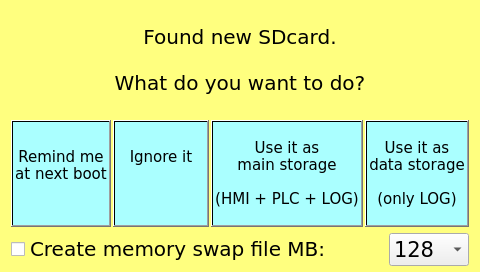
<?xml version="1.0" encoding="UTF-8"?>
<ui version="4.0">
 <class>sdcard</class>
 <widget class="QWidget" name="sdcard">
  <property name="geometry">
   <rect>
    <x>0</x>
    <y>0</y>
    <width>480</width>
    <height>272</height>
   </rect>
  </property>
  <property name="windowTitle">
   <string>sdcard</string>
  </property>
  <property name="styleSheet">
   <string notr="true">QWidget#sdcard
{
	background-color: rgb(255, 255, 127);
}

QPushButton
{
	font: 11pt &quot;DejaVu Sans&quot;;
	background-color: qlineargradient(spread:pad, x1:0.483, y1:0.0113636, x2:0.494, y2:1, stop:0 rgba(170,255,255, 255), stop:1 rgba(170,255,255, 255));
}

QLabel, QCheckBox
{
	font: 15pt &quot;DejaVu Sans&quot;;
}</string>
  </property>
  <layout class="QVBoxLayout" name="verticalLayout">
   <property name="topMargin">
    <number>6</number>
   </property>
   <property name="bottomMargin">
    <number>6</number>
   </property>
   <item>
    <widget class="QLabel" name="label">
     <property name="font">
      <font>
       <family>DejaVu Sans</family>
       <pointsize>15</pointsize>
       <weight>50</weight>
       <italic>false</italic>
       <bold>false</bold>
      </font>
     </property>
     <property name="text">
      <string>Found new SDcard.

What do you want to do?</string>
     </property>
     <property name="alignment">
      <set>Qt::AlignCenter</set>
     </property>
    </widget>
   </item>
   <item>
    <layout class="QHBoxLayout" name="horizontalLayout">
     <property name="spacing">
      <number>2</number>
     </property>
     <item>
      <widget class="QPushButton" name="pushButtonRemind">
       <property name="sizePolicy">
        <sizepolicy hsizetype="Minimum" vsizetype="Minimum">
         <horstretch>0</horstretch>
         <verstretch>0</verstretch>
        </sizepolicy>
       </property>
       <property name="font">
        <font>
         <family>DejaVu Sans</family>
         <pointsize>11</pointsize>
         <weight>50</weight>
         <italic>false</italic>
         <bold>false</bold>
        </font>
       </property>
       <property name="focusPolicy">
        <enum>Qt::NoFocus</enum>
       </property>
       <property name="styleSheet">
        <string notr="true"/>
       </property>
       <property name="text">
        <string>Remind me
at next boot
</string>
       </property>
      </widget>
     </item>
     <item>
      <widget class="QPushButton" name="pushButtonIgnore">
       <property name="sizePolicy">
        <sizepolicy hsizetype="Minimum" vsizetype="Minimum">
         <horstretch>0</horstretch>
         <verstretch>0</verstretch>
        </sizepolicy>
       </property>
       <property name="font">
        <font>
         <family>DejaVu Sans</family>
         <pointsize>11</pointsize>
         <weight>50</weight>
         <italic>false</italic>
         <bold>false</bold>
        </font>
       </property>
       <property name="focusPolicy">
        <enum>Qt::NoFocus</enum>
       </property>
       <property name="styleSheet">
        <string notr="true"/>
       </property>
       <property name="text">
        <string>Ignore it

</string>
       </property>
      </widget>
     </item>
     <item>
      <widget class="QPushButton" name="pushButtonApplication">
       <property name="sizePolicy">
        <sizepolicy hsizetype="Minimum" vsizetype="Minimum">
         <horstretch>0</horstretch>
         <verstretch>0</verstretch>
        </sizepolicy>
       </property>
       <property name="font">
        <font>
         <family>DejaVu Sans</family>
         <pointsize>11</pointsize>
         <weight>50</weight>
         <italic>false</italic>
         <bold>false</bold>
        </font>
       </property>
       <property name="focusPolicy">
        <enum>Qt::NoFocus</enum>
       </property>
       <property name="text">
        <string>Use it as
main storage

(HMI + PLC + LOG)</string>
       </property>
      </widget>
     </item>
     <item>
      <widget class="QPushButton" name="pushButtonStore">
       <property name="sizePolicy">
        <sizepolicy hsizetype="Minimum" vsizetype="Minimum">
         <horstretch>0</horstretch>
         <verstretch>0</verstretch>
        </sizepolicy>
       </property>
       <property name="font">
        <font>
         <family>DejaVu Sans</family>
         <pointsize>11</pointsize>
         <weight>50</weight>
         <italic>false</italic>
         <bold>false</bold>
        </font>
       </property>
       <property name="focusPolicy">
        <enum>Qt::NoFocus</enum>
       </property>
       <property name="text">
        <string>Use it as
data storage

(only LOG)</string>
       </property>
      </widget>
     </item>
    </layout>
   </item>
   <item>
    <layout class="QHBoxLayout" name="horizontalLayout_2">
     <item>
      <widget class="QCheckBox" name="chkSwap">
       <property name="font">
        <font>
         <family>DejaVu Sans</family>
         <pointsize>15</pointsize>
         <weight>50</weight>
         <italic>false</italic>
         <bold>false</bold>
        </font>
       </property>
       <property name="focusPolicy">
        <enum>Qt::NoFocus</enum>
       </property>
       <property name="text">
        <string>Create memory swap file MB:</string>
       </property>
      </widget>
     </item>
     <item>
      <widget class="QComboBox" name="comboBox">
       <property name="maximumSize">
        <size>
         <width>80</width>
         <height>16777215</height>
        </size>
       </property>
       <property name="font">
        <font>
         <family>DejaVu Sans</family>
         <pointsize>16</pointsize>
        </font>
       </property>
       <property name="focusPolicy">
        <enum>Qt::NoFocus</enum>
       </property>
       <property name="currentIndex">
        <number>1</number>
       </property>
       <item>
        <property name="text">
         <string>64</string>
        </property>
       </item>
       <item>
        <property name="text">
         <string>128</string>
        </property>
       </item>
      </widget>
     </item>
    </layout>
   </item>
  </layout>
 </widget>
 <layoutdefault spacing="6" margin="11"/>
 <resources/>
 <connections/>
</ui>
